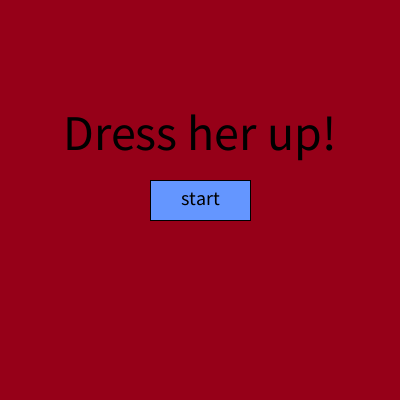
Frame 1 (no input)
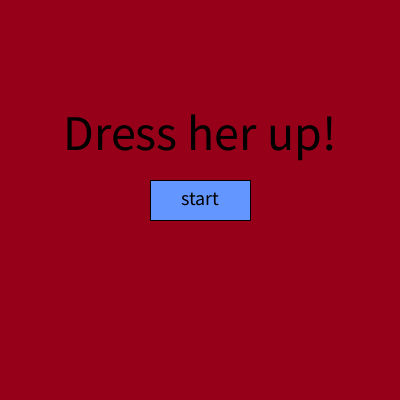
Frame 60 (the mouse pressed at the canvas centre just before this capture)
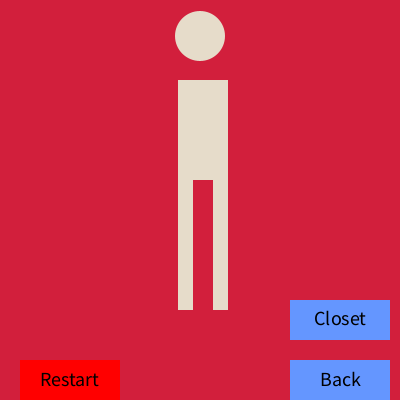
Frame 120 (the mouse held since frame 60 and released just before this capture)

The Processing sketch that drew these frames (run headless with seeded random() and noise(); from frame 60 on, the mouse is pressed at the canvas centre):

// Processing sketch: sketch_prototype
// ── sketch_prototype.pde
int currentPage = 1;
int[] blockX = {10, 70, 130, 190, 250};
int[] blockY = {50, 50, 50, 50, 50}; // Separate Y positions for each block
int blockWidth = 50;
int blockHeight = 100;
int selectedBlock = -1;
boolean[] blockTeleported = {false, false, false, false, false};

void setup() {
  size(400, 400);
}

void draw() {
  background(255, 255, 255);
  if (currentPage == 1) {
    drawPage1();
  } else if (currentPage == 2) {
    drawPage2();
  } else if (currentPage == 3) {
    drawPage3();
  }
}

void drawPage1() {
  background(150, 0, 24);
  noFill();
  fill(100, 150, 255);
  rect(150, 180, 100, 40);
  fill(0);
  textAlign(CENTER);
  textSize(20);
  text("start", 200, 205);
  textSize(50);
  text("Dress her up!", 200, 150);
}

void drawPage2() {
  background(210, 31, 60);
  noStroke();
  fill(100, 150, 255);
  rect(290, 360, 100, 40);
  fill(0);
  textAlign(CENTER);
  textSize(20);
  text("Back", 340, 386);

  noStroke();
  fill(100, 150, 255);
  rect(290, 300, 100, 40);
  fill(0);
  textAlign(CENTER);
  textSize(20);
  text("Closet", 340, 325);

  // Restart button
  fill(255, 0, 0); // Red color for the restart button
  rect(20, 360, 100, 40);
  fill(0);
  textAlign(CENTER);
  textSize(20);
  text("Restart", 70, 386);

  // Doll
  fill(230, 220, 202);
  noStroke(); // Ensure no outline for the doll
  ellipse(200, 36, 50, 50); // head
  rect(178, 80, 50, 100); // torso
  rect(178, 160, 15, 150); // left leg
  rect(213, 160, 15, 150); // right leg

  // Draw teleported blocks
  for (int i = 0; i < blockX.length; i++) {
    if (blockTeleported[i]) {
      fill(getBlockColor(i));
      noStroke(); // Ensure no outline
      rect(blockX[i], blockY[i] + 100, blockWidth, blockHeight); // Adjust Y position
    }
  }
}

void drawPage3() {
  background(44, 230, 190);
  noStroke();

  // Draw blocks
  for (int i = 0; i < blockX.length; i++) {
    fill(getBlockColor(i));
    noStroke(); // Ensure no outline
    rect(blockX[i], blockY[i], blockWidth, blockHeight);
  }

  // Back button
  fill(100, 150, 255);
  noStroke(); // Ensure no outline for the back button
  rect(290, 360, 100, 40);
  fill(0);
  textAlign(CENTER);
  textSize(20);
  text("Back", 340, 386);
}

void mousePressed() {
  if (currentPage == 1 && mouseX > 150 && mouseX < 250 && mouseY > 180 && mouseY < 220) {
    currentPage = 2;
  } else if (currentPage == 2 && mouseX > 290 && mouseX < 390 && mouseY > 360 && mouseY < 400) {
    currentPage = 1;
  } else if (currentPage == 2 && mouseX > 290 && mouseX < 390 && mouseY > 300 && mouseY < 340) {
    currentPage = 3;
  } else if (currentPage == 3 && mouseX > 290 && mouseX < 390 && mouseY > 360 && mouseY < 400) {
    currentPage = 2;
  } else if (currentPage == 3) {
    for (int i = 0; i < blockX.length; i++) {
      if (mouseX > blockX[i] && mouseX < blockX[i] + blockWidth && mouseY > blockY[i] && mouseY < blockY[i] + blockHeight) {
        blockTeleported[i] = true;
        blockX[i] = 200; // Set a fixed X position for teleportation
        selectedBlock = i;
        currentPage = 2;
      }
    }
  } else if (currentPage == 2) {
    for (int i = 0; i < blockX.length; i++) {
      if (blockTeleported[i] && mouseX > blockX[i] && mouseX < blockX[i] + blockWidth && mouseY > (blockY[i] + 100) && mouseY < (blockY[i] + 100) + blockHeight) {
        selectedBlock = i;
      }
    }
    
    // Check if Restart button is clicked
    if (mouseX > 20 && mouseX < 120 && mouseY > 360 && mouseY < 400) {
      for (int i = 0; i < blockTeleported.length; i++) {
        blockTeleported[i] = false; // Reset block teleported status
      }
    }
  }
}

void mouseDragged() {
  if (currentPage == 2 && selectedBlock != -1) {
    blockX[selectedBlock] = mouseX - blockWidth / 2;
    blockY[selectedBlock] = mouseY - 100; // Update Y position based on mouse, adjusted for page offset
  }
}

void mouseReleased() {
  selectedBlock = -1; // Deselect block on mouse release
}

color getBlockColor(int index) {
  switch (index) {
    case 0: return color(150, 187, 162);
    case 1: return color(252, 213, 84);
    case 2: return color(42, 42, 42);
    case 3: return color(249, 200, 223);
    case 4: return color(162, 215, 185);
    default: return color(255);
  }
}
